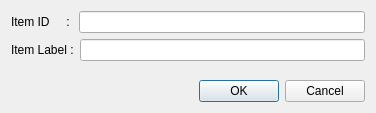
<ui version="4.0" >
 <class>IdDialog</class>
 <widget class="QDialog" name="IdDialog" >
  <property name="windowModality" >
   <enum>Qt::ApplicationModal</enum>
  </property>
  <property name="geometry" >
   <rect>
    <x>0</x>
    <y>0</y>
    <width>376</width>
    <height>113</height>
   </rect>
  </property>
  <property name="maximumSize" >
   <size>
    <width>376</width>
    <height>113</height>
   </size>
  </property>
  <property name="windowTitle" >
   <string>Edit Details</string>
  </property>
  <property name="sizeGripEnabled" >
   <bool>false</bool>
  </property>
  <property name="modal" >
   <bool>true</bool>
  </property>
  <layout class="QVBoxLayout" name="verticalLayout" >
   <item>
    <layout class="QHBoxLayout" name="horizontalLayout" >
     <item>
      <widget class="QLabel" name="label" >
       <property name="text" >
        <string>Item ID     : </string>
       </property>
      </widget>
     </item>
     <item>
      <widget class="QLineEdit" name="m_idLineEdit" />
     </item>
    </layout>
   </item>
   <item>
    <layout class="QHBoxLayout" name="horizontalLayout_2" >
     <item>
      <widget class="QLabel" name="label_2" >
       <property name="text" >
        <string>Item Label :</string>
       </property>
      </widget>
     </item>
     <item>
      <widget class="QLineEdit" name="m_labelLineEdit" />
     </item>
    </layout>
   </item>
   <item>
    <spacer name="verticalSpacer" >
     <property name="orientation" >
      <enum>Qt::Vertical</enum>
     </property>
     <property name="sizeHint" stdset="0" >
      <size>
       <width>20</width>
       <height>40</height>
      </size>
     </property>
    </spacer>
   </item>
   <item>
    <widget class="QDialogButtonBox" name="buttonBox" >
     <property name="orientation" >
      <enum>Qt::Horizontal</enum>
     </property>
     <property name="standardButtons" >
      <set>QDialogButtonBox::Cancel|QDialogButtonBox::Ok</set>
     </property>
    </widget>
   </item>
  </layout>
 </widget>
 <resources/>
 <connections>
  <connection>
   <sender>buttonBox</sender>
   <signal>accepted()</signal>
   <receiver>IdDialog</receiver>
   <slot>accept()</slot>
   <hints>
    <hint type="sourcelabel" >
     <x>248</x>
     <y>254</y>
    </hint>
    <hint type="destinationlabel" >
     <x>157</x>
     <y>274</y>
    </hint>
   </hints>
  </connection>
  <connection>
   <sender>buttonBox</sender>
   <signal>rejected()</signal>
   <receiver>IdDialog</receiver>
   <slot>reject()</slot>
   <hints>
    <hint type="sourcelabel" >
     <x>316</x>
     <y>260</y>
    </hint>
    <hint type="destinationlabel" >
     <x>286</x>
     <y>274</y>
    </hint>
   </hints>
  </connection>
 </connections>
</ui>
